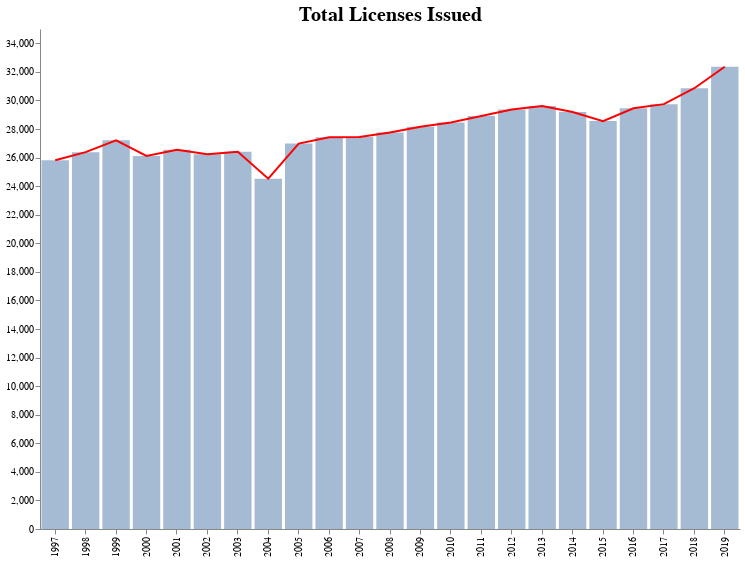

Notebook cell for this chart:
### Code cell
plot_1

### Figure 1 — Vega-Lite specification as saved in the notebook (floating-point values rounded to 4 significant figures)
{"config": {"view": {"continuousWidth": 400, "continuousHeight": 300, "strokeWidth": 0}, "axis": {"grid": false}, "title": {"anchor": "middle", "color": "black", "font": "Arial", "fontSize": 20}}, "layer": [{"mark": {"type": "bar", "opacity": 0.5}, "encoding": {"x": {"type": "ordinal", "axis": {"grid": false}, "field": "Year", "title": null}, "y": {"type": "quantitative", "field": "total_license_issued", "title": null}}}, {"mark": {"type": "line", "color": "red"}, "encoding": {"x": {"type": "ordinal", "axis": {"grid": false}, "field": "Year", "title": null}, "y": {"type": "quantitative", "field": "total_license_issued"}}}], "data": {"name": "data-865affc35d1514e588bcc0ded903d87a"}, "height": 500, "title": "Total Licenses Issued", "width": 700, "$schema": "https://vega.github.io/schema/vega-lite/v4.0.2.json", "datasets": {"data-865affc35d1514e588bcc0ded903d87a": [{"Year": 1997, "total_license_issued": 25818}, {"Year": 1998, "total_license_issued": 26378}, {"Year": 1999, "total_license_issued": 27207}, {"Year": 2000, "total_license_issued": 26118}, {"Year": 2001, "total_license_issued": 26544}, {"Year": 2002, "total_license_issued": 26231}, {"Year": 2003, "total_license_issued": 26410}, {"Year": 2004, "total_license_issued": 24524}, {"Year": 2005, "total_license_issued": 26981}, {"Year": 2006, "total_license_issued": 27424}, {"Year": 2007, "total_license_issued": 27438}, {"Year": 2008, "total_license_issued": 27753}, {"Year": 2009, "total_license_issued": 28156}, {"Year": 2010, "total_license_issued": 28459}, {"Year": 2011, "total_license_issued": 28907}, {"Year": 2012, "total_license_issued": 29366}, {"Year": 2013, "total_license_issued": 29603}, {"Year": 2014, "total_license_issued": 29195}, {"Year": 2015, "total_license_issued": 28553}, {"Year": 2016, "total_license_issued": 29447}, {"Year": 2017, "total_license_issued": 29739}, {"Year": 2018, "total_license_issued": 30852}, {"Year": 2019, "total_license_issued": 32357}]}}
